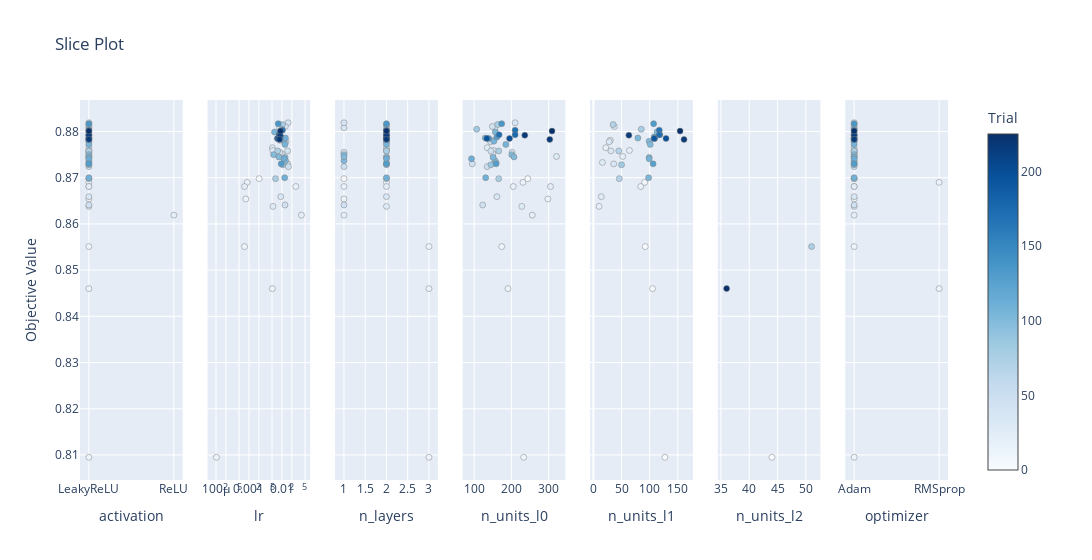

The notebook cell saved with this chart:
### Code cell
optuna.visualization.plot_slice(study)

### Figure 1 — Plotly figure (JSON) as saved in the notebook; plotly's stock layout.template omitted (floating-point values rounded to 4 significant figures)
{"data": [{"marker": {"color": [0, 10, 11, 13, 14, 15, 18, 22, 24, 28, 29, 31, 32, 34, 35, 36, 37, 38, 39, 40, 41, 42, 43, 44, 46, 48, 75, 76, 77, 84, 89, 99, 100, 101, 103, 104, 106, 107, 108, 109, 112, 129, 130, 136, 137, 170, 171, 175, 195, 200, 216, 217, 225], "colorbar": {"title": {"text": "Trial"}, "x": 1, "xpad": 40}, "colorscale": [[0, "rgb(247,251,255)"], [0.125, "rgb(222,235,247)"], [0.25, "rgb(198,219,239)"], [0.375, "rgb(158,202,225)"], [0.5, "rgb(107,174,214)"], [0.625, "rgb(66,146,198)"], [0.75, "rgb(33,113,181)"], [0.875, "rgb(8,81,156)"], [1, "rgb(8,48,107)"]], "line": {"color": "Grey", "width": 0.5}, "showscale": true}, "mode": "markers", "showlegend": false, "type": "scatter", "x": ["LeakyReLU", "LeakyReLU", "LeakyReLU", "LeakyReLU", "LeakyReLU", "LeakyReLU", "LeakyReLU", "ReLU", "LeakyReLU", "LeakyReLU", "LeakyReLU", "LeakyReLU", "LeakyReLU", "LeakyReLU", "LeakyReLU", "LeakyReLU", "LeakyReLU", "LeakyReLU", "LeakyReLU", "LeakyReLU", "LeakyReLU", "LeakyReLU", "LeakyReLU", "LeakyReLU", "LeakyReLU", "LeakyReLU", "LeakyReLU", "LeakyReLU", "LeakyReLU", "LeakyReLU", "LeakyReLU", "LeakyReLU", "LeakyReLU", "LeakyReLU", "LeakyReLU", "LeakyReLU", "LeakyReLU", "LeakyReLU", "LeakyReLU", "LeakyReLU", "LeakyReLU", "LeakyReLU", "LeakyReLU", "LeakyReLU", "LeakyReLU", "LeakyReLU", "LeakyReLU", "LeakyReLU", "LeakyReLU", "LeakyReLU", "LeakyReLU", "LeakyReLU", "LeakyReLU"], "xaxis": "x", "y": [0.8698, 0.8095, 0.8551, 0.846, 0.8654, 0.869, 0.8681, 0.8619, 0.8681, 0.8638, 0.8765, 0.8746, 0.8759, 0.8752, 0.8808, 0.8659, 0.8733, 0.8819, 0.8755, 0.8781, 0.8811, 0.8778, 0.8758, 0.873, 0.8641, 0.8724, 0.8758, 0.8698, 0.8815, 0.8805, 0.8728, 0.875, 0.8737, 0.8745, 0.8744, 0.8799, 0.8779, 0.8772, 0.8786, 0.87, 0.8741, 0.8788, 0.873, 0.8817, 0.8785, 0.8803, 0.8793, 0.8793, 0.8785, 0.8785, 0.8792, 0.8783, 0.8801], "yaxis": "y"}, {"marker": {"color": [0, 10, 11, 13, 14, 15, 18, 22, 24, 28, 29, 31, 32, 34, 35, 36, 37, 38, 39, 40, 41, 42, 43, 44, 46, 48, 75, 76, 77, 84, 89, 99, 100, 101, 103, 104, 106, 107, 108, 109, 112, 129, 130, 136, 137, 170, 171, 175, 195, 200, 216, 217, 225], "colorbar": {"title": {"text": "Trial"}, "x": 1, "xpad": 40}, "colorscale": [[0, "rgb(247,251,255)"], [0.125, "rgb(222,235,247)"], [0.25, "rgb(198,219,239)"], [0.375, "rgb(158,202,225)"], [0.5, "rgb(107,174,214)"], [0.625, "rgb(66,146,198)"], [0.75, "rgb(33,113,181)"], [0.875, "rgb(8,81,156)"], [1, "rgb(8,48,107)"]], "line": {"color": "Grey", "width": 0.5}, "showscale": false}, "mode": "markers", "showlegend": false, "type": "scatter", "x": [0.002029, 0.000103, 0.0007318, 0.005114, 0.0008035, 0.0008851, 0.02642, 0.0389, 0.0007335, 0.005356, 0.005111, 0.007997, 0.005284, 0.009662, 0.00847, 0.009205, 0.01154, 0.01537, 0.008558, 0.008535, 0.0127, 0.01323, 0.01483, 0.01497, 0.01237, 0.01567, 0.007389, 0.006388, 0.01039, 0.01001, 0.01059, 0.005582, 0.01281, 0.008083, 0.0124, 0.005956, 0.01167, 0.01231, 0.01276, 0.01213, 0.01159, 0.00929, 0.009475, 0.007704, 0.007301, 0.01039, 0.008316, 0.00822, 0.007383, 0.007746, 0.008825, 0.008469, 0.009006], "xaxis": "x2", "y": [0.8698, 0.8095, 0.8551, 0.846, 0.8654, 0.869, 0.8681, 0.8619, 0.8681, 0.8638, 0.8765, 0.8746, 0.8759, 0.8752, 0.8808, 0.8659, 0.8733, 0.8819, 0.8755, 0.8781, 0.8811, 0.8778, 0.8758, 0.873, 0.8641, 0.8724, 0.8758, 0.8698, 0.8815, 0.8805, 0.8728, 0.875, 0.8737, 0.8745, 0.8744, 0.8799, 0.8779, 0.8772, 0.8786, 0.87, 0.8741, 0.8788, 0.873, 0.8817, 0.8785, 0.8803, 0.8793, 0.8793, 0.8785, 0.8785, 0.8792, 0.8783, 0.8801], "yaxis": "y2"}, {"marker": {"color": [0, 10, 11, 13, 14, 15, 18, 22, 24, 28, 29, 31, 32, 34, 35, 36, 37, 38, 39, 40, 41, 42, 43, 44, 46, 48, 75, 76, 77, 84, 89, 99, 100, 101, 103, 104, 106, 107, 108, 109, 112, 129, 130, 136, 137, 170, 171, 175, 195, 200, 216, 217, 225], "colorbar": {"title": {"text": "Trial"}, "x": 1, "xpad": 40}, "colorscale": [[0, "rgb(247,251,255)"], [0.125, "rgb(222,235,247)"], [0.25, "rgb(198,219,239)"], [0.375, "rgb(158,202,225)"], [0.5, "rgb(107,174,214)"], [0.625, "rgb(66,146,198)"], [0.75, "rgb(33,113,181)"], [0.875, "rgb(8,81,156)"], [1, "rgb(8,48,107)"]], "line": {"color": "Grey", "width": 0.5}, "showscale": false}, "mode": "markers", "showlegend": false, "type": "scatter", "x": [1, 3, 3, 3, 1, 2, 1, 1, 2, 2, 2, 2, 2, 1, 1, 2, 2, 1, 1, 2, 2, 2, 2, 2, 1, 1, 2, 2, 2, 2, 2, 1, 1, 1, 2, 2, 2, 2, 2, 2, 2, 2, 2, 2, 2, 2, 2, 2, 2, 2, 2, 2, 2], "xaxis": "x3", "y": [0.8698, 0.8095, 0.8551, 0.846, 0.8654, 0.869, 0.8681, 0.8619, 0.8681, 0.8638, 0.8765, 0.8746, 0.8759, 0.8752, 0.8808, 0.8659, 0.8733, 0.8819, 0.8755, 0.8781, 0.8811, 0.8778, 0.8758, 0.873, 0.8641, 0.8724, 0.8758, 0.8698, 0.8815, 0.8805, 0.8728, 0.875, 0.8737, 0.8745, 0.8744, 0.8799, 0.8779, 0.8772, 0.8786, 0.87, 0.8741, 0.8788, 0.873, 0.8817, 0.8785, 0.8803, 0.8793, 0.8793, 0.8785, 0.8785, 0.8792, 0.8783, 0.8801], "yaxis": "y3"}, {"marker": {"color": [0, 10, 11, 13, 14, 15, 18, 22, 24, 28, 29, 31, 32, 34, 35, 36, 37, 38, 39, 40, 41, 42, 43, 44, 46, 48, 75, 76, 77, 84, 89, 99, 100, 101, 103, 104, 106, 107, 108, 109, 112, 129, 130, 136, 137, 170, 171, 175, 195, 200, 216, 217, 225], "colorbar": {"title": {"text": "Trial"}, "x": 1, "xpad": 40}, "colorscale": [[0, "rgb(247,251,255)"], [0.125, "rgb(222,235,247)"], [0.25, "rgb(198,219,239)"], [0.375, "rgb(158,202,225)"], [0.5, "rgb(107,174,214)"], [0.625, "rgb(66,146,198)"], [0.75, "rgb(33,113,181)"], [0.875, "rgb(8,81,156)"], [1, "rgb(8,48,107)"]], "line": {"color": "Grey", "width": 0.5}, "showscale": false}, "mode": "markers", "showlegend": false, "type": "scatter", "x": [244, 233, 174, 191, 298, 231, 205, 256, 305, 228, 135, 321, 152, 150, 156, 161, 159, 210, 202, 147, 149, 144, 145, 95, 123, 135, 166, 166, 163, 107, 145, 201, 156, 207, 151, 157, 153, 185, 130, 131, 93, 161, 159, 174, 139, 210, 167, 210, 134, 195, 236, 303, 309], "xaxis": "x4", "y": [0.8698, 0.8095, 0.8551, 0.846, 0.8654, 0.869, 0.8681, 0.8619, 0.8681, 0.8638, 0.8765, 0.8746, 0.8759, 0.8752, 0.8808, 0.8659, 0.8733, 0.8819, 0.8755, 0.8781, 0.8811, 0.8778, 0.8758, 0.873, 0.8641, 0.8724, 0.8758, 0.8698, 0.8815, 0.8805, 0.8728, 0.875, 0.8737, 0.8745, 0.8744, 0.8799, 0.8779, 0.8772, 0.8786, 0.87, 0.8741, 0.8788, 0.873, 0.8817, 0.8785, 0.8803, 0.8793, 0.8793, 0.8785, 0.8785, 0.8792, 0.8783, 0.8801], "yaxis": "y4"}, {"marker": {"color": [10, 11, 13, 15, 24, 28, 29, 31, 32, 36, 37, 40, 41, 42, 43, 44, 75, 76, 77, 84, 89, 103, 104, 106, 107, 108, 109, 112, 129, 130, 136, 137, 170, 171, 175, 195, 200, 216, 217, 225], "colorbar": {"title": {"text": "Trial"}, "x": 1, "xpad": 40}, "colorscale": [[0, "rgb(247,251,255)"], [0.125, "rgb(222,235,247)"], [0.25, "rgb(198,219,239)"], [0.375, "rgb(158,202,225)"], [0.5, "rgb(107,174,214)"], [0.625, "rgb(66,146,198)"], [0.75, "rgb(33,113,181)"], [0.875, "rgb(8,81,156)"], [1, "rgb(8,48,107)"]], "line": {"color": "Grey", "width": 0.5}, "showscale": false}, "mode": "markers", "showlegend": false, "type": "scatter", "x": [127, 92, 105, 91, 84, 10, 22, 52, 64, 14, 16, 30, 37, 28, 31, 36, 45, 46, 35, 85, 50, 99, 113, 99, 101, 79, 98, 99, 108, 106, 107, 109, 117, 118, 117, 108, 129, 63, 161, 154], "xaxis": "x5", "y": [0.8095, 0.8551, 0.846, 0.869, 0.8681, 0.8638, 0.8765, 0.8746, 0.8759, 0.8659, 0.8733, 0.8781, 0.8811, 0.8778, 0.8758, 0.873, 0.8758, 0.8698, 0.8815, 0.8805, 0.8728, 0.8744, 0.8799, 0.8779, 0.8772, 0.8786, 0.87, 0.8741, 0.8788, 0.873, 0.8817, 0.8785, 0.8803, 0.8793, 0.8793, 0.8785, 0.8785, 0.8792, 0.8783, 0.8801], "yaxis": "y5"}, {"marker": {"color": [10, 11, 13], "colorbar": {"title": {"text": "Trial"}, "x": 1, "xpad": 40}, "colorscale": [[0, "rgb(247,251,255)"], [0.125, "rgb(222,235,247)"], [0.25, "rgb(198,219,239)"], [0.375, "rgb(158,202,225)"], [0.5, "rgb(107,174,214)"], [0.625, "rgb(66,146,198)"], [0.75, "rgb(33,113,181)"], [0.875, "rgb(8,81,156)"], [1, "rgb(8,48,107)"]], "line": {"color": "Grey", "width": 0.5}, "showscale": false}, "mode": "markers", "showlegend": false, "type": "scatter", "x": [44, 51, 36], "xaxis": "x6", "y": [0.8095, 0.8551, 0.846], "yaxis": "y6"}, {"marker": {"color": [0, 10, 11, 13, 14, 15, 18, 22, 24, 28, 29, 31, 32, 34, 35, 36, 37, 38, 39, 40, 41, 42, 43, 44, 46, 48, 75, 76, 77, 84, 89, 99, 100, 101, 103, 104, 106, 107, 108, 109, 112, 129, 130, 136, 137, 170, 171, 175, 195, 200, 216, 217, 225], "colorbar": {"title": {"text": "Trial"}, "x": 1, "xpad": 40}, "colorscale": [[0, "rgb(247,251,255)"], [0.125, "rgb(222,235,247)"], [0.25, "rgb(198,219,239)"], [0.375, "rgb(158,202,225)"], [0.5, "rgb(107,174,214)"], [0.625, "rgb(66,146,198)"], [0.75, "rgb(33,113,181)"], [0.875, "rgb(8,81,156)"], [1, "rgb(8,48,107)"]], "line": {"color": "Grey", "width": 0.5}, "showscale": false}, "mode": "markers", "showlegend": false, "type": "scatter", "x": ["Adam", "Adam", "Adam", "RMSprop", "Adam", "RMSprop", "Adam", "Adam", "Adam", "Adam", "Adam", "Adam", "Adam", "Adam", "Adam", "Adam", "Adam", "Adam", "Adam", "Adam", "Adam", "Adam", "Adam", "Adam", "Adam", "Adam", "Adam", "Adam", "Adam", "Adam", "Adam", "Adam", "Adam", "Adam", "Adam", "Adam", "Adam", "Adam", "Adam", "Adam", "Adam", "Adam", "Adam", "Adam", "Adam", "Adam", "Adam", "Adam", "Adam", "Adam", "Adam", "Adam", "Adam"], "xaxis": "x7", "y": [0.8698, 0.8095, 0.8551, 0.846, 0.8654, 0.869, 0.8681, 0.8619, 0.8681, 0.8638, 0.8765, 0.8746, 0.8759, 0.8752, 0.8808, 0.8659, 0.8733, 0.8819, 0.8755, 0.8781, 0.8811, 0.8778, 0.8758, 0.873, 0.8641, 0.8724, 0.8758, 0.8698, 0.8815, 0.8805, 0.8728, 0.875, 0.8737, 0.8745, 0.8744, 0.8799, 0.8779, 0.8772, 0.8786, 0.87, 0.8741, 0.8788, 0.873, 0.8817, 0.8785, 0.8803, 0.8793, 0.8793, 0.8785, 0.8785, 0.8792, 0.8783, 0.8801], "yaxis": "y7"}], "layout": {"title": {"text": "Slice Plot"}, "width": 2100, "xaxis": {"anchor": "y", "domain": [0, 0.1184], "title": {"text": "activation"}}, "xaxis2": {"anchor": "y2", "domain": [0.1469, 0.2653], "title": {"text": "lr"}, "type": "log"}, "xaxis3": {"anchor": "y3", "domain": [0.2939, 0.4122], "title": {"text": "n_layers"}}, "xaxis4": {"anchor": "y4", "domain": [0.4408, 0.5592], "title": {"text": "n_units_l0"}}, "xaxis5": {"anchor": "y5", "domain": [0.5878, 0.7061], "title": {"text": "n_units_l1"}}, "xaxis6": {"anchor": "y6", "domain": [0.7347, 0.8531], "title": {"text": "n_units_l2"}}, "xaxis7": {"anchor": "y7", "domain": [0.8816, 1.0], "title": {"text": "optimizer"}}, "yaxis": {"anchor": "x", "domain": [0, 1], "title": {"text": "Objective Value"}}, "yaxis2": {"anchor": "x2", "domain": [0, 1], "matches": "y", "showticklabels": false}, "yaxis3": {"anchor": "x3", "domain": [0, 1], "matches": "y", "showticklabels": false}, "yaxis4": {"anchor": "x4", "domain": [0, 1], "matches": "y", "showticklabels": false}, "yaxis5": {"anchor": "x5", "domain": [0, 1], "matches": "y", "showticklabels": false}, "yaxis6": {"anchor": "x6", "domain": [0, 1], "matches": "y", "showticklabels": false}, "yaxis7": {"anchor": "x7", "domain": [0, 1], "matches": "y", "showticklabels": false}}}
